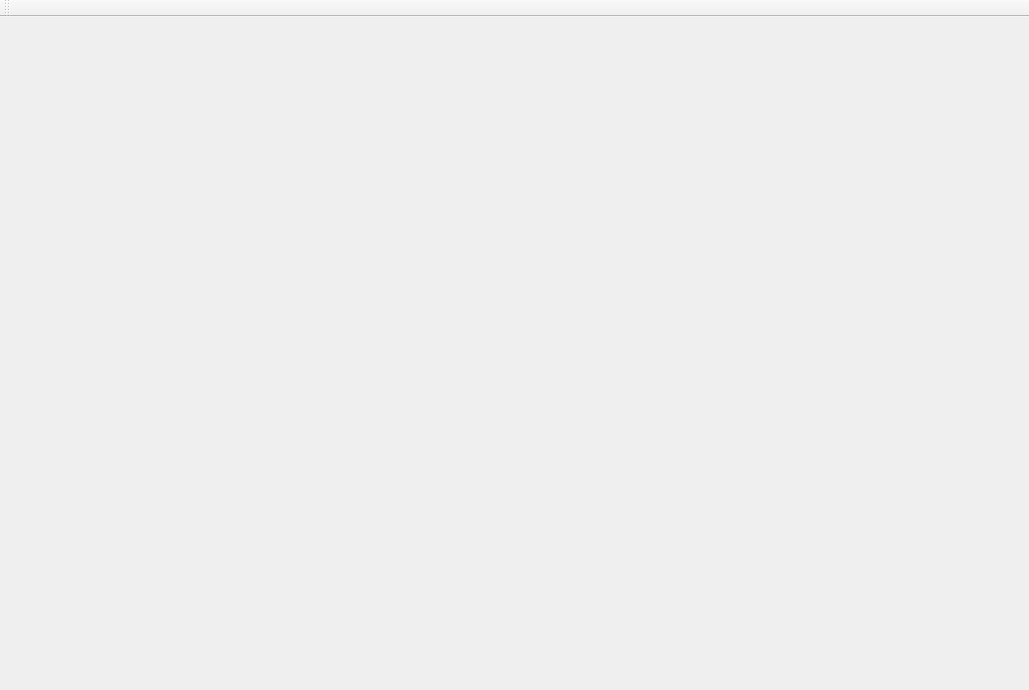
<?xml version="1.0" encoding="UTF-8"?>
<ui version="4.0">
 <class>MainWindow</class>
 <widget class="QMainWindow" name="MainWindow">
  <property name="geometry">
   <rect>
    <x>0</x>
    <y>0</y>
    <width>1029</width>
    <height>690</height>
   </rect>
  </property>
  <property name="windowTitle">
   <string>MainWindow</string>
  </property>
  <widget class="QWidget" name="centralWidget">
   <layout class="QGridLayout" name="gridLayout">
    <item row="0" column="0">
     <widget class="QVTKWidget" name="widget_VTK_1" native="true"/>
    </item>
    <item row="0" column="1">
     <widget class="QVTKWidget" name="widget_VTK_2" native="true"/>
    </item>
    <item row="0" column="2">
     <widget class="QVTKWidget" name="widget_VTK_3" native="true"/>
    </item>
    <item row="0" column="3">
     <widget class="QVTKWidget" name="widget_VTK_4" native="true"/>
    </item>
    <item row="1" column="0">
     <widget class="QVTKWidget" name="widget_VTK_5" native="true"/>
    </item>
    <item row="1" column="1">
     <widget class="QVTKWidget" name="widget_VTK_6" native="true"/>
    </item>
    <item row="1" column="2">
     <widget class="QVTKWidget" name="widget_VTK_7" native="true"/>
    </item>
    <item row="1" column="3">
     <widget class="QVTKWidget" name="widget_VTK_8" native="true"/>
    </item>
   </layout>
  </widget>
  <widget class="QMenuBar" name="menuBar">
   <property name="geometry">
    <rect>
     <x>0</x>
     <y>0</y>
     <width>1029</width>
     <height>23</height>
    </rect>
   </property>
  </widget>
  <widget class="QToolBar" name="toolBar">
   <property name="windowTitle">
    <string>toolBar</string>
   </property>
   <attribute name="toolBarArea">
    <enum>TopToolBarArea</enum>
   </attribute>
   <attribute name="toolBarBreak">
    <bool>false</bool>
   </attribute>
  </widget>
 </widget>
 <layoutdefault spacing="6" margin="11"/>
 <customwidgets>
  <customwidget>
   <class>QVTKWidget</class>
   <extends>QWidget</extends>
   <header location="global">qvtkwidget.h</header>
   <container>1</container>
  </customwidget>
 </customwidgets>
 <resources/>
 <connections/>
</ui>
